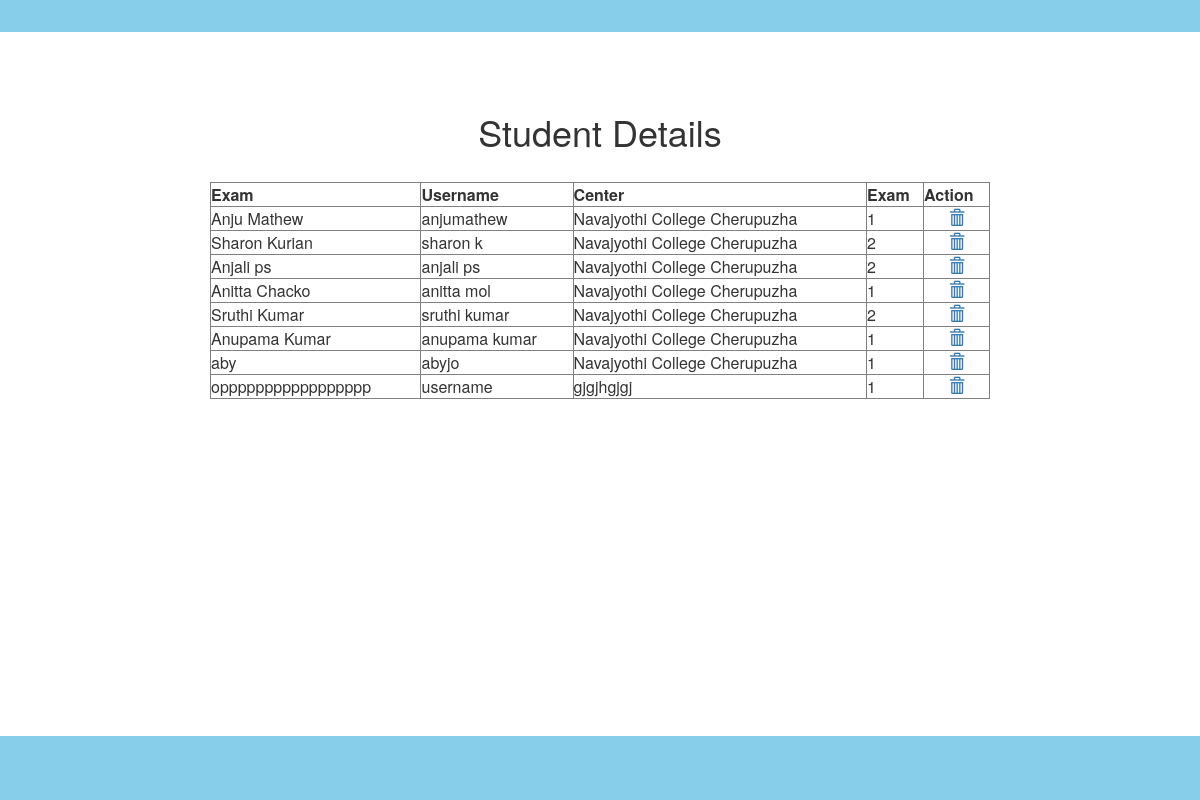
The page /viewstudent.php on the database its author committed.
### tables this page shows
CREATE TABLE `reg` (
  `id` int(11) NOT NULL,
  `loginid` varchar(100) NOT NULL,
  `name` varchar(100) NOT NULL,
  `email` varchar(100) NOT NULL,
  `mobile` varchar(10) NOT NULL,
  `approve` int(100) NOT NULL
);

CREATE TABLE `student` (
  `sid` int(11) NOT NULL,
  `loginid` varchar(100) NOT NULL,
  `dob` varchar(100) NOT NULL,
  `elig` varchar(100) NOT NULL,
  `center` varchar(100) NOT NULL,
  `cat_id` int(100) NOT NULL
);

### viewstudent.php (the view, shortened to what this page needs)
<?php
include 'co.php';
?>
 <!DOCTYPE html>
<html>
<head>
  <link rel="stylesheet" href="https://maxcdn.bootstrapcdn.com/bootstrap/3.3.7/css/bootstrap.min.css">
</head>
<body>
<?php
$sql="SELECT * FROM reg join login ON login.loginid = reg.loginid join student ON login.loginid = student.loginid" ;
$run=mysqli_query($con,$sql);
?><br><br><br>
<center><h1>Student Details</h1><br>
<table border="1" width="65%" align="center" bgcolor="yellow">
	<th>Exam</th>
	<th>Username</th>
	<th>Center</th>
	<th>Exam</th>
	<th>Action</th>
<?php
while($row=mysqli_fetch_array($run))
{
?>
<tr>
<td ><?php echo $row['name'];?></td>
<td ><?php echo $row['uname'];?></td>
<td ><?php echo $row['center'];?></td>
<td ><?php echo $row['cat_id'];?></td>
<td align="center"><a title="Delete User" href="update.php?demail='.$email.'"><b><span class="glyphicon glyphicon-trash" aria-hidden="true"></span></b></a></td>
</tr>
<?php
}
?>
</table></center>
</body>
</html>

### rows shown on the page
reg: name "Anju Mathew", loginid.uname "anjumathew", student.center "Navajyothi College Cherupuzha", student.cat_id "1"
reg: name "Sharon Kurian", loginid.uname "sharon k", student.center "Navajyothi College Cherupuzha", student.cat_id "2"
reg: name "Anjali ps", loginid.uname "anjali ps", student.center "Navajyothi College Cherupuzha", student.cat_id "2"
reg: name "Anitta Chacko", loginid.uname "anitta mol", student.center "Navajyothi College Cherupuzha", student.cat_id "1"
reg: name "Sruthi Kumar", loginid.uname "sruthi kumar", student.center "Navajyothi College Cherupuzha", student.cat_id "2"
reg: name "Anupama Kumar", loginid.uname "anupama kumar", student.center "Navajyothi College Cherupuzha", student.cat_id "1"
reg: name "aby", loginid.uname "abyjo", student.center "Navajyothi College Cherupuzha", student.cat_id "1"
reg: name "oppppppppppppppppp", loginid.uname "username", student.center "gjgjhgjgj", student.cat_id "1"
